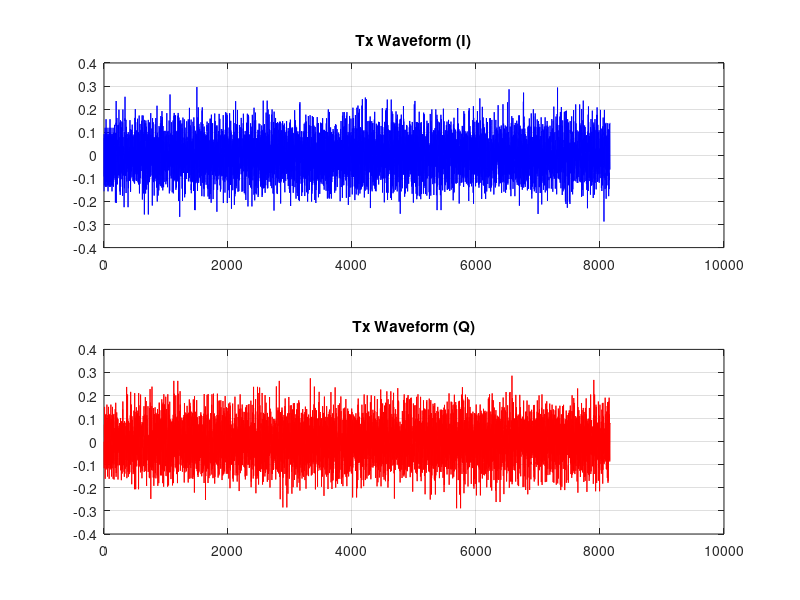

The MATLAB source for this figure:
clear
close all

%%%%%%%%%%%%%%%%%%%%%%%%%%%%%%%%%%%%%%%%%%%%%%%%%%%%%%%%%%%%%%%%%%%%%%%%%%%
% Credit:
% A detailed write-up of this example is available on the wiki:
% http://warpproject.org/trac/wiki/WARPLab/Examples/OFDM
%
% Copyright (c) 2015 Mango Communications - All Rights Reserved
% Distributed under the WARP License (http://warpproject.org/license)
%%%%%%%%%%%%%%%%%%%%%%%%%%%%%%%%%%%%%%%%%%%%%%%%%%%%%%%%%%%%%%%%%%%%%%%%%%%
clear; close all;

% Waveform params
N_OFDM_SYMS             = 100;          % Number of OFDM symbols
MOD_ORDER               = 16;           % Modulation order (2/4/16/64 = BSPK/QPSK/16-QAM/64-QAM)
% TX_SCALE                = 1.0;          % Scale for Tx waveform ([0:1])

% OFDM params
N_SC                    = 64;                                     % Number of subcarriers/channels
CP_LEN                  = 16;                                     % Cyclic prefix length
INTERP_RATE             = 2;                                      % Interpolation rate (must be 2)
% SAMP_FREQ           = 1e9;%20e6;


%% LTS for channel estimation

lts_f = [0 1 -1 -1 1 1 -1 1 -1 1 -1 -1 -1 -1 -1 1 1 -1 -1 1 -1 1 -1 1 1 1 1 0 0 0 0 0 0 0 0 0 0 0 1 1 -1 -1 1 1 -1 1 -1 1 1 1 1 1 1 -1 -1 1 1 -1 1 -1 1 1 1 1];
SC_IND_PILOTS           = [8 22 44 58];                           % Pilot subcarrier indices
SC_IND_DATA             = [2:7 9:21 23:27 39:43 45:57 59:64];     % Data subcarrier indices
N_DATA_SYMS             = N_OFDM_SYMS * length(SC_IND_DATA);      % Number of data symbols (one per data-bearing subcarrier per OFDM symbol)
lts_t = ifft(lts_f, N_SC);

% Preamble contains 2.5 times lts for channel estimation
preamble = [ lts_t(N_SC/2+1:N_SC) lts_t lts_t];

%% Generate a payload of random integers
tx_data = randi(MOD_ORDER, 1, N_DATA_SYMS) - 1;

% Functions for data -> complex symbol mapping (like qammod, avoids comm toolbox requirement)
% These anonymous functions implement the modulation mapping from IEEE 802.11-2012 Section 18.3.5.8
modvec_bpsk   =  (1/sqrt(2))  .* [-1 1];
modvec_16qam  =  (1/sqrt(10)) .* [-3 -1 +3 +1];
modvec_64qam  =  (1/sqrt(43)) .* [-7 -5 -1 -3 +7 +5 +1 +3];

mod_fcn_bpsk  = @(x) complex(modvec_bpsk(1+x),0);
mod_fcn_qpsk  = @(x) complex(modvec_bpsk(1+bitshift(x, -1)), modvec_bpsk(1+mod(x, 2)));
mod_fcn_16qam = @(x) complex(modvec_16qam(1+bitshift(x, -2)), modvec_16qam(1+mod(x,4)));
mod_fcn_64qam = @(x) complex(modvec_64qam(1+bitshift(x, -3)), modvec_64qam(1+mod(x,8)));

% Map the data values on to complex symbols
switch MOD_ORDER
    case 2         % BPSK
        tx_syms = arrayfun(mod_fcn_bpsk, tx_data);
    case 4         % QPSK
        tx_syms = arrayfun(mod_fcn_qpsk, tx_data);
    case 16        % 16-QAM
        tx_syms = arrayfun(mod_fcn_16qam, tx_data);
    case 64        % 64-QAM
        tx_syms = arrayfun(mod_fcn_64qam, tx_data);
    otherwise
        fprintf('Invalid MOD_ORDER (%d)!  Must be in [2, 4, 16, 64]\n', MOD_ORDER);
        return;
end

% Reshape the symbol vector to a matrix with one column per OFDM symbol
tx_syms_mat = reshape(tx_syms, length(SC_IND_DATA), N_OFDM_SYMS);

% Define the pilot tone values as BPSK symbols
pilots = [1 1 -1 1].';

% Repeat the pilots across all OFDM symbols
pilots_mat = repmat(pilots, 1, N_OFDM_SYMS);

%% IFFT

% Construct the IFFT input matrix
ifft_in_mat = zeros(N_SC, N_OFDM_SYMS);

% Insert the data and pilot values; other subcarriers will remain at 0
ifft_in_mat(SC_IND_DATA, :)   = tx_syms_mat;
ifft_in_mat(SC_IND_PILOTS, :) = pilots_mat;

doFBMC=0;
if(doFBMC)
    %     take ifft_in_mat 64x100 for 64 channels and 100 time samples
    %     and return tx_payload_mat (80x100 for OFDM)
    W = exp(-1j*2*pi/N_SC);
    f0 = ones(N_SC+CP_LEN,1)/sqrt(N_SC); % Some arbitrary prototype filter
    %%--A channel synthesizer in direct form
    % Loop over each channel
%     for idx = 1:N_SC
%         k = idx-1;
%         f(idx,:) = f0.*W.^(-k*[0:length(f0)-1]); % The filter
%         w(idx,:) = upsample(ifft_in_mat(idx,:),N_SC); % The symbols after upsampling
%         p(idx,:) = conv(w(idx,:),f(idx,:)); % The filtered symbols
%     end
%     tx_payload_mat = sum(p); % Sum over all channels
%     
%     % Reshape to a vector
%     tx_payload_vec = reshape(tx_payload_mat, 1, numel(tx_payload_mat));
    
    
    %%
    S = ifft_in_mat;
    M=N_SC;
    FF = conj(dftmtx(M)); % The IDFT matrix
repnum = ceil(length(f0)/M);
Q = FF*S;
% Q=ifft(S);
Q = repmat(Q,repnum,1);
Q = Q(end-N_SC-CP_LEN+1:end,:);
Q = Q.*f0;
move = N_SC+CP_LEN;
for idx = 1:size(Q,2)
    i = idx-1;
    x4(idx,1:i*move+length(f0)) = [zeros(1,i*move),Q(:,idx).'];
end
tx_payload_vec = sum(x4);

else
    %Perform the IFFT
    tx_payload_mat = ifft(ifft_in_mat, N_SC, 1);
    
    % Insert the cyclic prefix
    if(CP_LEN > 0)
        tx_cp = tx_payload_mat((end-CP_LEN+1 : end), :);
        tx_payload_mat = [tx_cp; tx_payload_mat];
    end
    % Reshape to a vector
    tx_payload_vec = reshape(tx_payload_mat, 1, numel(tx_payload_mat));
end


% Construct the full time-domain OFDM waveform
tx_vec = [preamble tx_payload_vec];

tx_vec_air=tx_vec;

%% Plot Results

figure;
subplot(2,1,1);
plot(real(tx_vec_air), 'b');
% axis([0 length(tx_vec_air) -TX_SCALE TX_SCALE])
grid on;
title('Tx Waveform (I)');

subplot(2,1,2);
plot(imag(tx_vec_air), 'r');
% axis([0 length(tx_vec_air) -TX_SCALE TX_SCALE])
grid on;
title('Tx Waveform (Q)');




